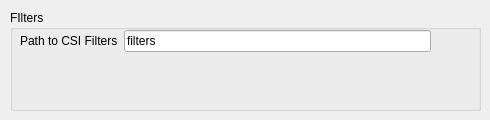
        <widget class="QWidget" name="tab">
         <attribute name="icon">
          <iconset resource="csiguiresources.qrc">
           <normaloff>:/icons/icons/preprocessing.svg</normaloff>:/icons/icons/preprocessing.svg</iconset>
         </attribute>
         <attribute name="title">
          <string>Preprocessing</string>
         </attribute>
         <widget class="QGroupBox" name="groupBox_3">
          <property name="geometry">
           <rect>
            <x>10</x>
            <y>10</y>
            <width>471</width>
            <height>101</height>
           </rect>
          </property>
          <property name="title">
           <string>FIlters</string>
          </property>
          <widget class="QWidget" name="formLayoutWidget_2">
           <property name="geometry">
            <rect>
             <x>10</x>
             <y>20</y>
             <width>411</width>
             <height>80</height>
            </rect>
           </property>
           <layout class="QFormLayout" name="formLayout_2">
            <item row="0" column="0">
             <widget class="QLabel" name="label_4">
              <property name="text">
               <string>Path to CSI Filters</string>
              </property>
             </widget>
            </item>
            <item row="0" column="1">
             <widget class="QLineEdit" name="leFilterPath">
              <property name="toolTip">
               <string>Relative or absolute path in which all  filter plugins (*.cfi) are stored. </string>
              </property>
              <property name="statusTip">
               <string>Relative or absolute path in which all  filter plugins are stored. </string>
              </property>
              <property name="text">
               <string>filters</string>
              </property>
             </widget>
            </item>
           </layout>
          </widget>
         </widget>
        </widget>
